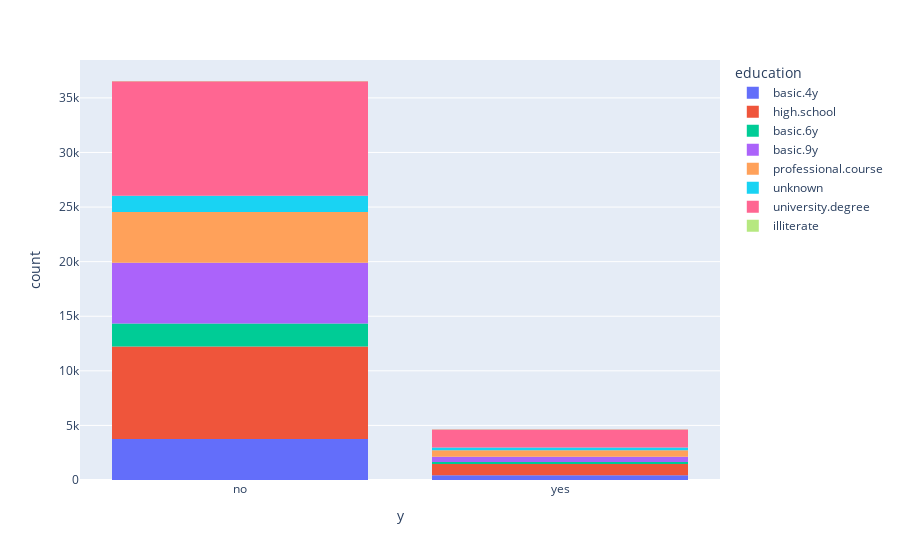

The notebook cell this image was saved under:
### Code cell
fig = px.histogram(data, x="y",color = 'education')
fig.show()

### Figure 1 — Plotly figure (JSON) as saved in the notebook; plotly's stock layout.template omitted (floating-point values rounded to 4 significant figures; data arrays with more than 128 entries replaced by an {"elided": "..."} marker saying what was removed)
{"data": [{"alignmentgroup": "True", "bingroup": "x", "hovertemplate": "education=basic.4y<br>y=%{x}<br>count=%{y}<extra></extra>", "legendgroup": "basic.4y", "marker": {"color": "#636efa", "pattern": {"shape": ""}}, "name": "basic.4y", "offsetgroup": "basic.4y", "orientation": "v", "showlegend": true, "type": "histogram", "x": {"elided": "4176 str values"}, "xaxis": "x", "yaxis": "y"}, {"alignmentgroup": "True", "bingroup": "x", "hovertemplate": "education=high.school<br>y=%{x}<br>count=%{y}<extra></extra>", "legendgroup": "high.school", "marker": {"color": "#EF553B", "pattern": {"shape": ""}}, "name": "high.school", "offsetgroup": "high.school", "orientation": "v", "showlegend": true, "type": "histogram", "x": {"elided": "9515 str values"}, "xaxis": "x", "yaxis": "y"}, {"alignmentgroup": "True", "bingroup": "x", "hovertemplate": "education=basic.6y<br>y=%{x}<br>count=%{y}<extra></extra>", "legendgroup": "basic.6y", "marker": {"color": "#00cc96", "pattern": {"shape": ""}}, "name": "basic.6y", "offsetgroup": "basic.6y", "orientation": "v", "showlegend": true, "type": "histogram", "x": {"elided": "2292 str values"}, "xaxis": "x", "yaxis": "y"}, {"alignmentgroup": "True", "bingroup": "x", "hovertemplate": "education=basic.9y<br>y=%{x}<br>count=%{y}<extra></extra>", "legendgroup": "basic.9y", "marker": {"color": "#ab63fa", "pattern": {"shape": ""}}, "name": "basic.9y", "offsetgroup": "basic.9y", "orientation": "v", "showlegend": true, "type": "histogram", "x": {"elided": "6045 str values"}, "xaxis": "x", "yaxis": "y"}, {"alignmentgroup": "True", "bingroup": "x", "hovertemplate": "education=professional.course<br>y=%{x}<br>count=%{y}<extra></extra>", "legendgroup": "professional.course", "marker": {"color": "#FFA15A", "pattern": {"shape": ""}}, "name": "professional.course", "offsetgroup": "professional.course", "orientation": "v", "showlegend": true, "type": "histogram", "x": {"elided": "5243 str values"}, "xaxis": "x", "yaxis": "y"}, {"alignmentgroup": "True", "bingroup": "x", "hovertemplate": "education=unknown<br>y=%{x}<br>count=%{y}<extra></extra>", "legendgroup": "unknown", "marker": {"color": "#19d3f3", "pattern": {"shape": ""}}, "name": "unknown", "offsetgroup": "unknown", "orientation": "v", "showlegend": true, "type": "histogram", "x": {"elided": "1730 str values"}, "xaxis": "x", "yaxis": "y"}, {"alignmentgroup": "True", "bingroup": "x", "hovertemplate": "education=university.degree<br>y=%{x}<br>count=%{y}<extra></extra>", "legendgroup": "university.degree", "marker": {"color": "#FF6692", "pattern": {"shape": ""}}, "name": "university.degree", "offsetgroup": "university.degree", "orientation": "v", "showlegend": true, "type": "histogram", "x": {"elided": "12168 str values"}, "xaxis": "x", "yaxis": "y"}, {"alignmentgroup": "True", "bingroup": "x", "hovertemplate": "education=illiterate<br>y=%{x}<br>count=%{y}<extra></extra>", "legendgroup": "illiterate", "marker": {"color": "#B6E880", "pattern": {"shape": ""}}, "name": "illiterate", "offsetgroup": "illiterate", "orientation": "v", "showlegend": true, "type": "histogram", "x": ["no", "no", "no", "no", "no", "no", "no", "no", "no", "no", "yes", "no", "no", "yes", "no", "yes", "yes", "no"], "xaxis": "x", "yaxis": "y"}], "layout": {"autosize": true, "barmode": "relative", "legend": {"title": {"text": "education"}, "tracegroupgap": 0}, "margin": {"t": 60}, "xaxis": {"anchor": "y", "autorange": true, "domain": [0, 1], "range": [-0.5, 1.5], "title": {"text": "y"}, "type": "category"}, "yaxis": {"anchor": "x", "autorange": true, "domain": [0, 1], "range": [0, 38470.0], "title": {"text": "count"}}}}
